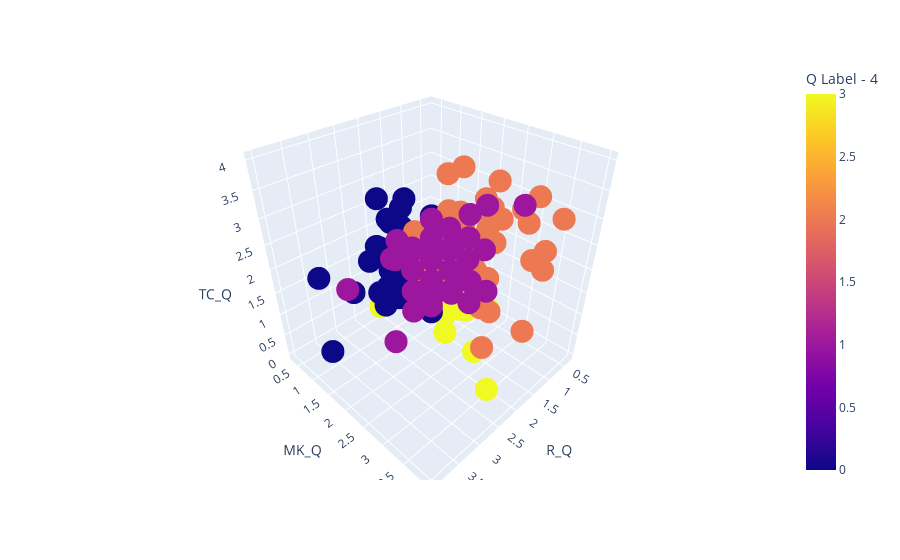
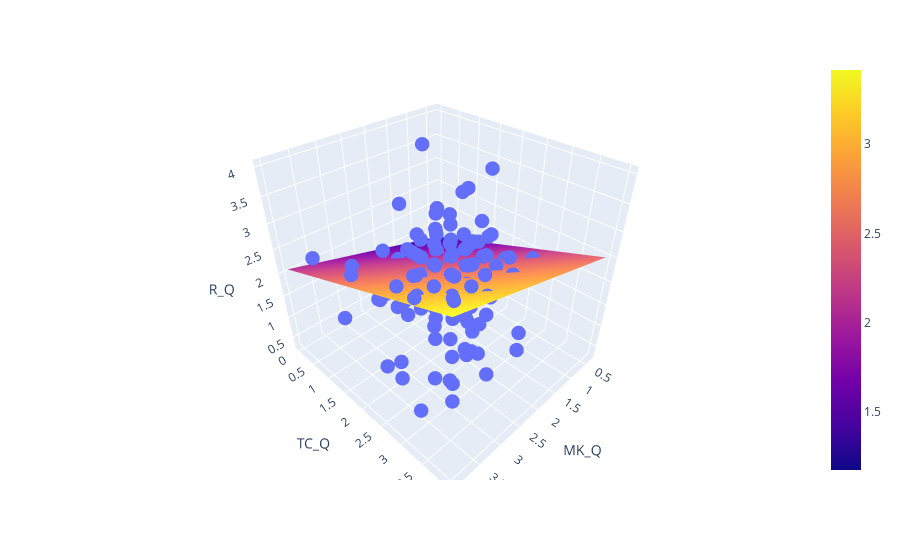

Notebook cell for these charts, in order:
### Markdown cell above
# Cluster for questionaire data

### Code cell
from sklearn.cluster import KMeans
import matplotlib.pyplot as plt
n_clusters = 4
np_q = df[["R_Q", "MK_Q", "TC_Q"]].values
model = KMeans(n_clusters=n_clusters).fit(np_q)

# plt.figure(figsize=(8, 6))
# plt.scatter(np_c_sim[:,0], np_c_sim[:,1], c=model.labels_.astype(float))
# print(model.labels_)
data = []
temp = df.index.to_numpy()
for idx, uuid in enumerate(temp):
    row = [uuid, model.labels_[idx]]
    data.append(row)
q_cluster_df = pd.DataFrame(data, columns=["User", f"Q Label - {n_clusters}"])
q_cluster_df = q_cluster_df.set_index("User")
cluster_viz_df= q_cluster_df.join(df[["R_Q", "MK_Q", "TC_Q"]])
# q_cluster_df.to_csv("cluster.csv")


import plotly.graph_objects as go
fig = px.scatter_3d(cluster_viz_df, x='R_Q', y='MK_Q', z='TC_Q',
              color=f"Q Label - {n_clusters}")
fig.show()
# ax = fig.add_subplot(111, projection='3d')

try:
    df = df.drop(f"Q Label - {n_clusters}", axis=1)
except:
    print("no need to drop")
df = df.join(q_cluster_df)

# run a silohuette test ?
# do linear regression line for both graphs

# df
import sklearn
mesh_size = .02
margin = 0

model = sklearn.linear_model.LinearRegression()
X = cluster_viz_df[["MK_Q", "TC_Q"]]
y = cluster_viz_df["R_Q"]
model.fit(X, y)

x_min, x_max = X.MK_Q.min() - margin, X.MK_Q.max() + margin
y_min, y_max = X.TC_Q.min() - margin, X.TC_Q.max() + margin
xrange = np.arange(x_min, x_max, mesh_size)
yrange = np.arange(y_min, y_max, mesh_size)
xx, yy = np.meshgrid(xrange, yrange)


pred = model.predict(np.c_[xx.ravel(), yy.ravel()])
pred = pred.reshape(xx.shape)
fig = px.scatter_3d(cluster_viz_df, x='MK_Q', y='TC_Q', z='R_Q')
fig.update_traces(marker=dict(size=5))
fig.add_traces(go.Surface(x=xrange, y=yrange, z=pred, name='pred_surface'))
fig.show()

### Figure 1 — Plotly figure (JSON) as saved in the notebook; plotly's stock layout.template omitted (floating-point values rounded to 4 significant figures; data arrays with more than 128 entries replaced by an {"elided": "..."} marker saying what was removed)
{"data": [{"hovertemplate": "R_Q=%{x}<br>MK_Q=%{y}<br>TC_Q=%{z}<br>Q Label - 4=%{marker.color}<extra></extra>", "legendgroup": "", "marker": {"color": {"elided": "210 int values"}, "coloraxis": "coloraxis", "symbol": "circle"}, "mode": "markers", "name": "", "scene": "scene", "showlegend": false, "type": "scatter3d", "x": {"elided": "210 float values"}, "y": {"elided": "210 float values"}, "z": {"elided": "210 float values"}}], "layout": {"coloraxis": {"colorbar": {"title": {"text": "Q Label - 4"}}, "colorscale": [[0, "#0d0887"], [0.1111, "#46039f"], [0.2222, "#7201a8"], [0.3333, "#9c179e"], [0.4444, "#bd3786"], [0.5556, "#d8576b"], [0.6667, "#ed7953"], [0.7778, "#fb9f3a"], [0.8889, "#fdca26"], [1, "#f0f921"]]}, "legend": {"tracegroupgap": 0}, "margin": {"t": 60}, "scene": {"domain": {"x": [0, 1], "y": [0, 1]}, "xaxis": {"title": {"text": "R_Q"}}, "yaxis": {"title": {"text": "MK_Q"}}, "zaxis": {"title": {"text": "TC_Q"}}}}}

### Figure 2 — Plotly figure (JSON) as saved in the notebook; plotly's stock layout.template omitted (floating-point values rounded to 4 significant figures; data arrays with more than 128 entries replaced by an {"elided": "..."} marker saying what was removed)
{"data": [{"hovertemplate": "MK_Q=%{x}<br>TC_Q=%{y}<br>R_Q=%{z}<extra></extra>", "legendgroup": "", "marker": {"color": "#636efa", "size": 5, "symbol": "circle"}, "mode": "markers", "name": "", "scene": "scene", "showlegend": false, "type": "scatter3d", "x": {"elided": "210 float values"}, "y": {"elided": "210 float values"}, "z": {"elided": "210 float values"}}, {"name": "pred_surface", "type": "surface", "x": {"elided": "184 float values"}, "y": {"elided": "200 float values"}, "z": {"elided": "200x184 float values"}}], "layout": {"legend": {"tracegroupgap": 0}, "margin": {"t": 60}, "scene": {"domain": {"x": [0, 1], "y": [0, 1]}, "xaxis": {"title": {"text": "MK_Q"}}, "yaxis": {"title": {"text": "TC_Q"}}, "zaxis": {"title": {"text": "R_Q"}}}}}
